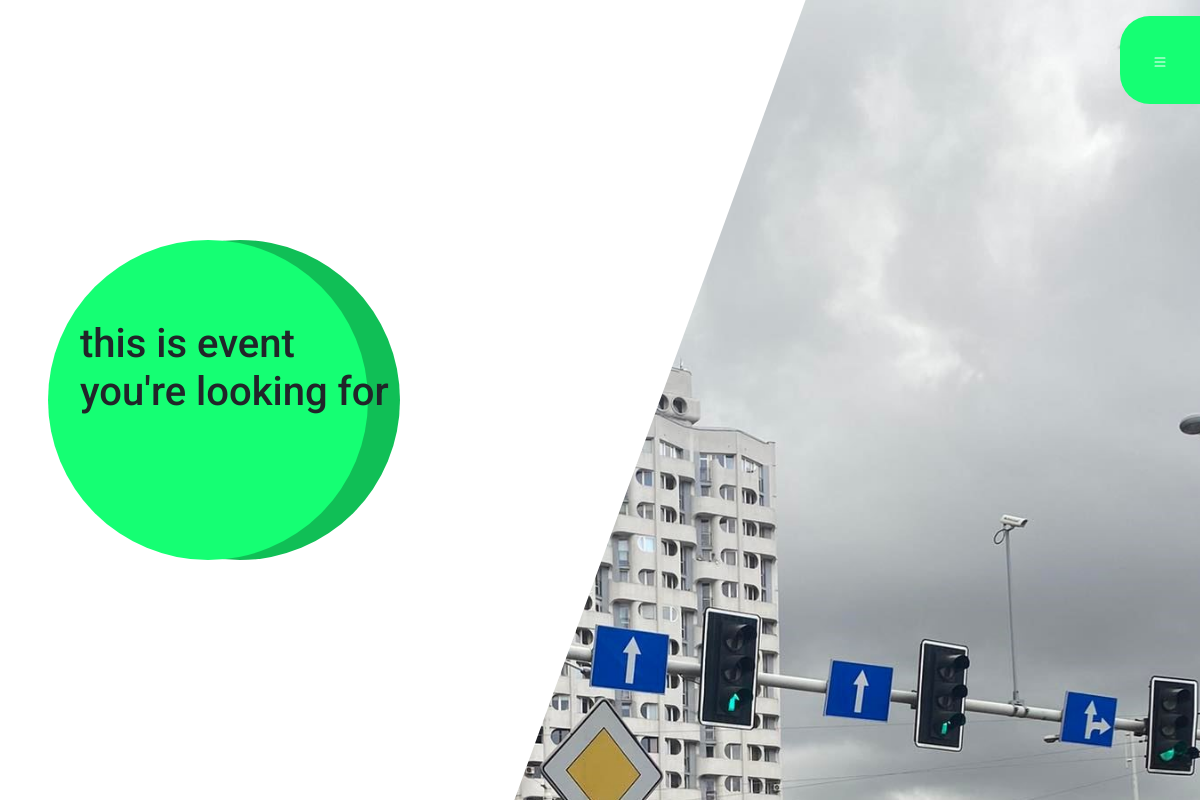
Before: /event/reyuerttu with the older database file.
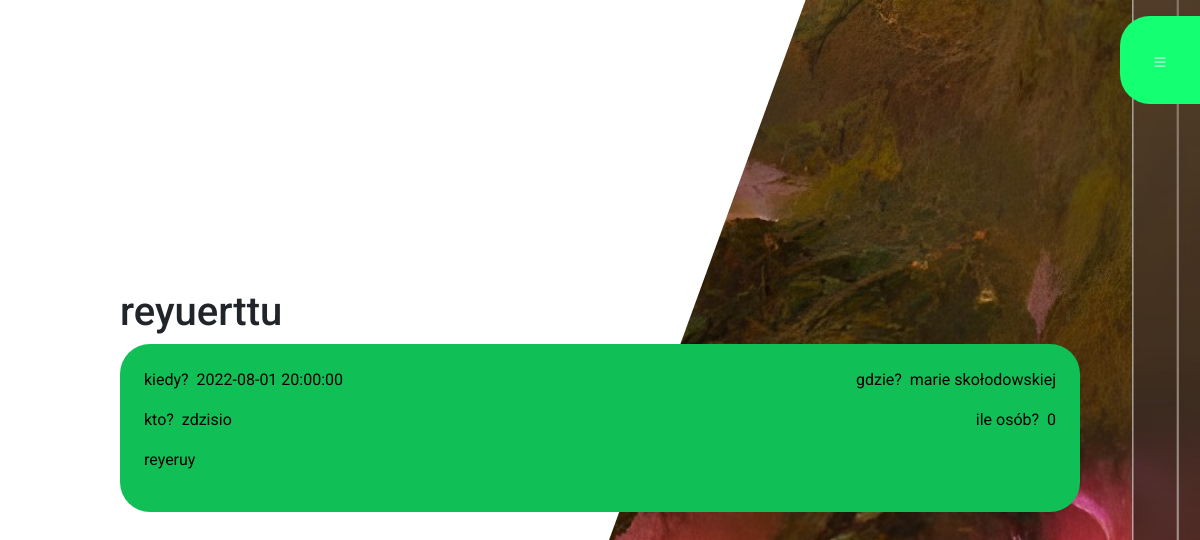
After: the same page with the newer database file.
### app/models.py (models this page shows, shortened)
class Event(db.Model):
    id          = db.Column(db.Integer, primary_key = True)
    title       = db.Column(db.String(256), unique = True)
    creator     = db.Column(db.String(256), unique = False)
    image       = db.Column(db.String(256), unique = True)
    description = db.Column(db.Text, unique = True)
    date        = db.Column(db.DateTime, unique = False)
    location    = db.Column(db.String(1024), unique = False)
    like_count  = db.Column(db.Integer)

class User(db.Model):
    id                  = db.Column(db.Integer, primary_key = True)
    name                = db.Column(db.String(256), unique=True)
    mail                = db.Column(db.String(256), unique=True)
    password            = db.Column(db.String(256), unique=False)
    city                = db.Column(db.String(1024), unique=False)
    description         = db.Column(db.String(4096), unique = False)
    role                = db.Column(db.String(256), unique=False)
    like                = db.Column(db.Text, unique = False)
    is_authenticated    = True
    is_active           = True
    is_anonymous        = False

### app/routes.py (the view)
@app.route('/event/<title>')
def event(title):
    event = GetEventByTitle(title)
    if event is None:
        return render_template('event.html', loged = IsLoged(), event = "None")
    else:
        return render_template('event.html', loged = IsLoged(), event = event, like = DoesUserLike(title, current_user))

### app/models.py (called while the page is built)
def GetUserById(id):
    return User.query.filter_by(id = id).first()

def DoesUserLike(title, user):
    try:
        user_list  = user.like.split(' ')
        event_id   = GetEventByTitle(title).id
        if str(event_id) in user_list:
            return False
        return True
    except:
        return False

def GetEventByTitle(title : str):
    return Event.query.filter_by(title = title).first()

### app/routes.py (called while the page is built)
def IsLoged():
  return current_user.is_authenticated

### app/templates/event.html (shortened to what this page needs)
{%extends "index.html"%}
{%block imports %}
<link rel="stylesheet" href="{{ url_for('static', filename='styles/event.css') }}">
{%endblock%}
{%block content%}
<div class="page">
    {%if event == "None" %}
        <div class="circle main-decor">
            <h1>this is event you're looking for</h1>
        </div>
        <div class="cut-main-image">
        </div>
    {%else%}
        <div class="event">
            <h1>{{event.title}}</h1>
            <div class="event-detail">
                <div class="data">
                    <p>kiedy?&nbsp;  {{event.date}}</p>
                    <p>gdzie?&nbsp; {{event.location}}</p>
                </div>
                <div class="data">
                    <p>kto?&nbsp;  {{GetUserById(event.creator).name}}</p>
                    <p>ile osób?&nbsp; {{event.like_count}}</p>
                </div>
                <div class="description">
                    <p>{{event.description}}</p>
                </div>
            </div>
        </div>
    {%endif%}
</div>
{%endblock%}

### app/templates/index.html (shortened to what this page needs)
<!DOCTYPE html>
<html lang="en">
<head>
<link href="https://cdn.jsdelivr.net/npm/bootstrap@5.2.2/dist/css/bootstrap.min.css" rel="stylesheet">
    <link rel="stylesheet" href="{{ url_for('static', filename='styles/index.css') }}">
    {%block imports%}{%endblock%}
</head>
<body>
    <button id="menu-button" class="menu-button" onclick="ShowMenu()">
    </button>
    {%block content%}{%endblock%}
</body>
</html>

### app/static/styles/index.css (style rules this page uses)
* { padding:0; margin:0; --primary-color:#15FF73; --secondary-color:#10BF56; font-family: 'Roboto', sans-serif; }
.menu-button { display:none; }
@media (max-width:1300px) { .menu-button { display:inline; color:white; background-color: var(--primary-color); z-index:9; position: fixed; top:1rem; padding:2rem; right:0; border:0px solid; border-radius: 30px 0 0px 30px; } }

### app/static/styles/event.css (style rules this page uses)
* { padding:0; margin:0; --primary-color:#15FF73; --secondary-color:#10BF56; font-family: 'Roboto', sans-serif; }
.event { position: relative; z-index:4; width:80vw; left:10vw; height:fit-content; }
.page { display: flex; align-items: center; width:100vw; height:100vh; }
.event-detail { border-radius:30px; padding:1.5rem; display: block; width:100%; color:black; background-color: var(--secondary-color); }
.data { width:100%; display: flex; justify-content: space-between; }

Changed rows visible on the page:
added Event: title "reyuerttu", date "2022-08-01 20:00:00", location "marie skołodowskiej", creator.name "zdzisio", like_count "0", description "reyeruy"
Other visible differences:
text no longer shown: "this is event you're looking for"
text now shown: "kiedy? gdzie? kto? ile osób?"
